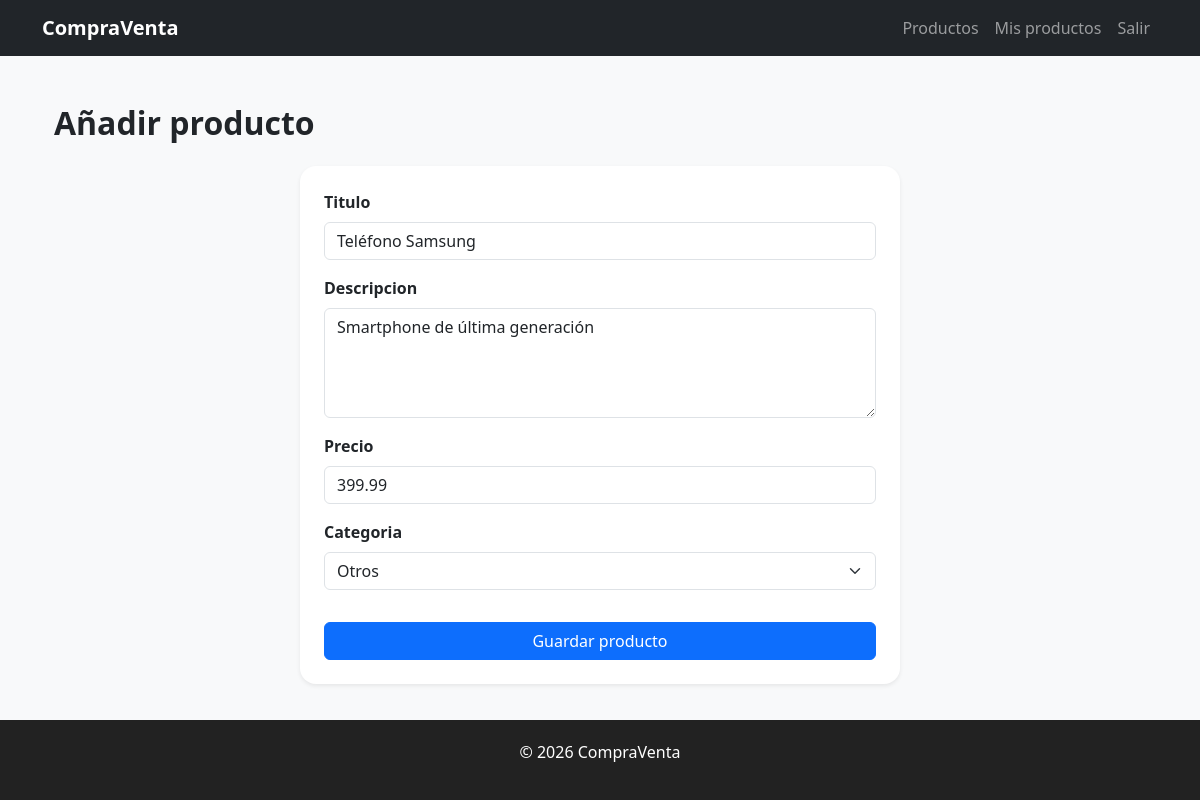
Screenshot of /producto/1/editar/ (signed in) with the database file from the repository.
### productos/models.py (models this page shows, shortened)
class Producto(models.Model):
    CATEGORIAS = [
        ("tecnologia", "Tecnología"),
        ("hogar", "Hogar"),
        ("moda", "Moda"),
        ("deporte", "Deporte"),
        ("vehiculos", "Vehículos"),
        ("otros", "Otros"),
    ]
    titulo = models.CharField(max_length=100)
    descripcion = models.TextField()
    precio = models.DecimalField(max_digits=10, decimal_places=2)
    categoria = models.CharField(max_length=20, choices=CATEGORIAS)
    vendedor = models.ForeignKey(User, on_delete=models.CASCADE)

### productos/views.py (the view)
# urls.py: path("producto/<int:pk>/editar/", views.ProductoUpdateView.as_view(), name="producto_editar"),
class ProductoUpdateView(UpdateView):
    model = Producto
    form_class = ProductoForm
    template_name = "productos/producto_form.html"
    success_url = reverse_lazy("mis_productos")
    def get_queryset(self):
        return Producto.objects.filter(vendedor=self.request.user)

### productos/forms.py (shortened to what this page needs)
class ProductoForm(forms.ModelForm):
    class Meta:
        model = Producto
        fields = ["titulo", "descripcion", "precio", "categoria"]
        widgets = {
            "titulo": forms.TextInput(attrs={"class": "form-control"}),
            "descripcion": forms.Textarea(attrs={"class": "form-control", "rows": 4}),
            "precio": forms.NumberInput(attrs={"class": "form-control"}),
            "categoria": forms.Select(attrs={"class": "form-select"}),
        }

### productos/templates/productos/producto_form.html (shortened to what this page needs)
{% extends "base.html" %}
{% block content %}
<div class="container py-4">
    <h2 class="mb-4 fw-bold">Añadir producto</h2>
    <form method="post" novalidate>
        <div class="card p-4 shadow-sm border-0 rounded-4" style="max-width: 600px; margin: auto;">
            {% for field in form %}
                <div class="mb-3">
                    <label class="form-label fw-semibold">{{ field.label }}</label>
                    {{ field }}
                </div>
            {% endfor %}
            <button class="btn btn-primary w-100 mt-3">Guardar producto</button>
        </div>
    </form>
</div>
{% endblock %}

### templates/base.html (style rules this page uses)
body { background-color: #f8f9fa; }

### rows the page displays
Producto: form "Teléfono Samsung" "Smartphone de última generación" "399.99" "Otros"

### other values shown
{{ field.label }} "Titulo" "Descripcion" "Precio" "Categoria"
